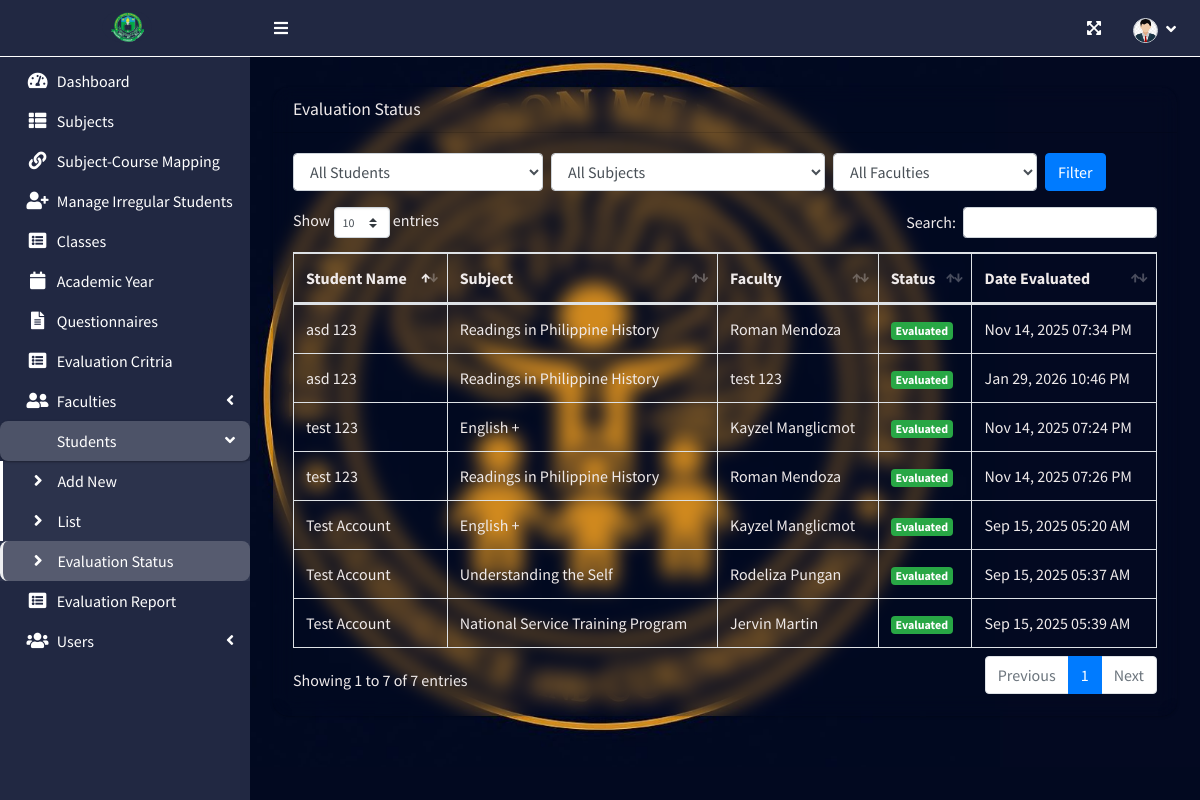
The page /index.php?page=evaluation_status (signed in) on the database its author committed.
### tables this page shows
CREATE TABLE `evaluation_list` (
  `evaluation_id` int(30) NOT NULL,
  `academic_id` int(30) NOT NULL,
  `class_id` int(30) NOT NULL,
  `student_id` int(30) NOT NULL,
  `subject_id` int(30) NOT NULL,
  `faculty_id` int(30) NOT NULL,
  `restriction_id` int(30) NOT NULL,
  `feedback_id` int(11) DEFAULT NULL,
  `date_taken` datetime NOT NULL DEFAULT current_timestamp()
);

CREATE TABLE `subject_list` (
  `id` int(30) NOT NULL,
  `code` varchar(50) NOT NULL,
  `subject` text NOT NULL,
  `description` text NOT NULL
);

### admin/evaluation_status.php (the view, shortened to what this page needs)
<?php include 'db_connect.php'; ?>
<div class="col-lg-12">
    <div class="card card-outline">
        <div class="card-header">
            <h3 class="card-title">Evaluation Status</h3>
        </div>
        <div class="card-body">
            <form id="filter-form" class="form-inline mb-3">
                <select id="filter-student" class="form-control mr-2">
                    <option value="">All Students</option>
                </select>
                <select id="filter-subject" class="form-control mr-2">
                    <option value="">All Subjects</option>
                </select>
                <select id="filter-faculty" class="form-control mr-2">
                    <option value="">All Faculties</option>
                </select>
                <button type="submit" class="btn btn-primary">Filter</button>
            </form>
            <table class="table table-bordered table-hover" id="eval-status-table">
                <thead>
                    <tr>
                        <th>Student Name</th>
                        <th>Subject</th>
                        <th>Faculty</th>
                        <th>Status</th>
                        <th>Date Evaluated</th>
                    </tr>
                </thead>
                <tbody>
                    <?php
                    $current_academic = $conn->query("SELECT id FROM academic_list WHERE is_default = 1")->fetch_assoc();
                    $academic_id = $current_academic ? $current_academic['id'] : 0;
                    $evals = $conn->query("SELECT e.*,
    CONCAT(s.firstname,' ',COALESCE(NULLIF(s.middlename,''),''),' ',s.lastname) as student_name,
    sub.subject as subject_name,
    CONCAT(f.firstname,' ',COALESCE(NULLIF(f.middlename,''),''),' ',f.lastname) as faculty_name
    FROM evaluation_list e
    INNER JOIN student_list s ON e.student_id = s.id
    INNER JOIN subject_list sub ON e.subject_id = sub.id
    INNER JOIN faculty_list f ON e.faculty_id = f.id
    WHERE e.academic_id = $academic_id
");
                    while ($row = $evals->fetch_assoc()) {
                        echo '<tr data-student="' . $row['student_id'] . '" data-subject="' . $row['subject_id'] . '" data-faculty="' . $row['faculty_id'] . '">
        <td>' . $row['student_name'] . '</td>
        <td>' . $row['subject_name'] . '</td>
        <td>' . $row['faculty_name'] . '</td>
        <td><span class="badge badge-success">Evaluated</span></td>
    <td>' . date('M d, Y h:i A', strtotime($row['date_taken'])) . '</td>
    </tr>';
                    }
                    ?>
                </tbody>
            </table>
        </div>
    </div>
</div>

### admin/evaluation_status.php (style rules this page uses)
.card, .card-body { color: #efeaeaff; background: transparent !important; backdrop-filter: blur(10px); -webkit-backdrop-filter: blur(10px); border-radius: 15px; border: none; }

### rows shown on the page
evaluation_list: student_name "Test Account", subject_list.subject "English +", faculty_name "Kayzel Manglicmot", date_taken "Sep 15, 2025 05:20 AM"
evaluation_list: student_name "Test Account", subject_list.subject "Understanding the Self", faculty_name "Rodeliza Pungan", date_taken "Sep 15, 2025 05:37 AM"
evaluation_list: student_name "Test Account", subject_list.subject "National Service Training Program", faculty_name "Jervin Martin", date_taken "Sep 15, 2025 05:39 AM"
evaluation_list: student_name "test 123", subject_list.subject "English +", faculty_name "Kayzel Manglicmot", date_taken "Nov 14, 2025 07:24 PM"
evaluation_list: student_name "test 123", subject_list.subject "Readings in Philippine History", faculty_name "Roman Mendoza", date_taken "Nov 14, 2025 07:26 PM"
evaluation_list: student_name "asd 123", subject_list.subject "Readings in Philippine History", faculty_name "Roman Mendoza", date_taken "Nov 14, 2025 07:34 PM"
evaluation_list: student_name "asd 123", subject_list.subject "Readings in Philippine History", faculty_name "test 123", date_taken "Jan 29, 2026 10:46 PM"
